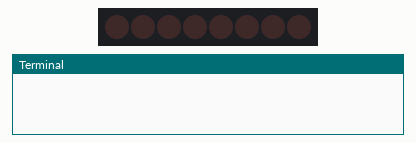
The program below on a simulated Raspberry Pi (BCM pin numbers). Shown: 8 shift-register outputs drawn as a row of LEDs (first output left, lit = HIGH), the last lines printed to the terminal.

Above: at 0.03 s.
At 0.69 s:
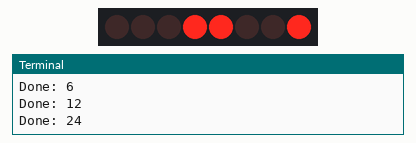
At 0.91 s:
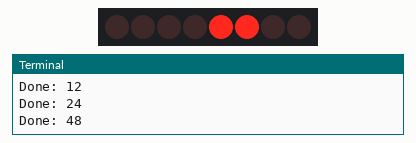
At 1.39 s:
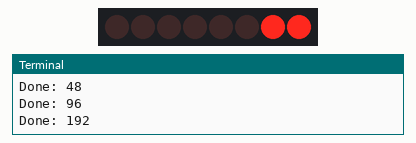
At 3.44 s:
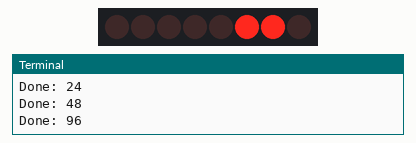
At 5.06 s:
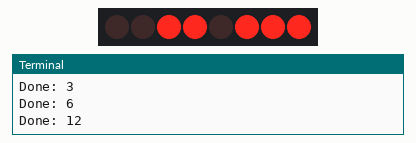
Timing chart, 0 to 5.4 s (numbered marks = the images above):
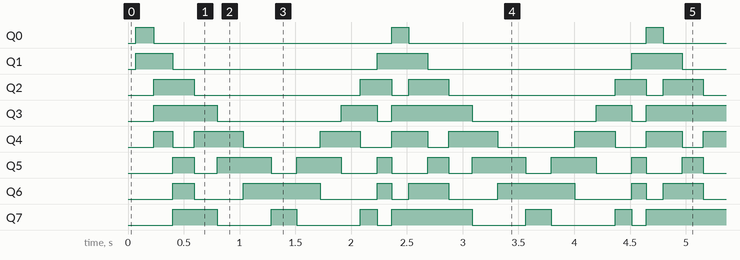

Measured:
- by itself, Q0: alternates HIGH for 0.15 s and LOW for 2.1 s
- by itself, Q1: repeats every 2.3 s: LOW 1.8 s, HIGH 0.45 s
- by itself, Q2: repeats every 2.3 s: LOW 1.5 s, HIGH 0.28 s, LOW 0.15 s, HIGH 0.36 s
- by itself, Q3: repeats every 2.3 s: LOW 1.1 s, HIGH 0.32 s, LOW 0.13 s, HIGH 0.72 s
- by itself, Q4: repeats every 2.3 s: LOW 0.19 s, HIGH 0.44 s, LOW 0.69 s, HIGH 0.36 s, LOW 0.28 s, HIGH 0.32 s
- by itself, Q5: repeats every 2.3 s: LOW 0.21 s, HIGH 0.48 s, LOW 0.23 s, HIGH 0.40 s, LOW 0.32 s, HIGH 0.13 s, LOW 0.32 s, HIGH 0.19 s
- by itself, Q6: repeats every 2.3 s: LOW 0.44 s, HIGH 0.69 s, LOW 0.51 s, HIGH 0.13 s, LOW 0.15 s, HIGH 0.36 s
- by itself, Q7: repeats every 2.3 s: LOW 0.48 s, HIGH 0.23 s, LOW 0.57 s, HIGH 0.15 s, LOW 0.13 s, HIGH 0.72 s

The program:

led8_shift2.py
```python
import RPi.GPIO as IO         # calling for header file which helps us use GPIO’s of PI
import time                             # calling for time to provide delays in program
from shift_register import ShiftRegister
import itertools

IO.setwarnings(False)


data=16
clock=20
latch=21
reset=12

hc595 = ShiftRegister()
hc595.wire(data, clock, latch, reset)

while 1:                               # execute loop forever

    for p in itertools.chain(range(1, 7), range(7, 1, -1)):
        no=2**p + 2**(p-1)
        hc595.out(no)

        print("Done: " + str(no))
        time.sleep(0.05)
```

shift_register.py
```python
import RPi.GPIO as IO
import time


class ShiftRegister:

    _t = 0.01

    def __init__(self, t=0.01):
        IO.setmode (IO.BCM)
        self._t = t

    def wire(self, data, clock, latch, reset):
        self._data = data
        self._clock = clock
        self._latch = latch
        self._reset = reset
        IO.setup(self._data,IO.OUT)            # initialize GPIO Pins as an output.
        IO.setup(self._clock,IO.OUT)
        IO.setup(self._latch,IO.OUT)
        IO.setup(self._reset,IO.OUT)


    def clear(self):
        IO.output(self._reset, 0)
        time.sleep(self._t)
        IO.output(self._reset, 1)
        time.sleep(self._t)

    def shift(self, bit=0):
        IO.output(self._data, bit)            # pull up the data pin for every bit.
        time.sleep(self._t)            # wait for 100ms
        IO.output(self._clock,1)            # pull CLOCK pin high
        time.sleep(self._t)
        IO.output(self._clock,0)            # pull CLOCK pin down, to send a rising edge

    def store(self):
        time.sleep(self._t)
        IO.output(self._data,0)            # clear the DATA pin
        IO.output(self._latch,1)            # pull the SHIFT pin high to put the 8 bit data out parallel
        time.sleep(self._t)
        IO.output(self._latch,0)            # pull down the SHIFT pin


    def out(self, no):

        self.clear()

        for y in [int(x) for x in bin(no)[2:]]:            # loop for counting up 8 times
            self.shift(y)

        self.store()
```
